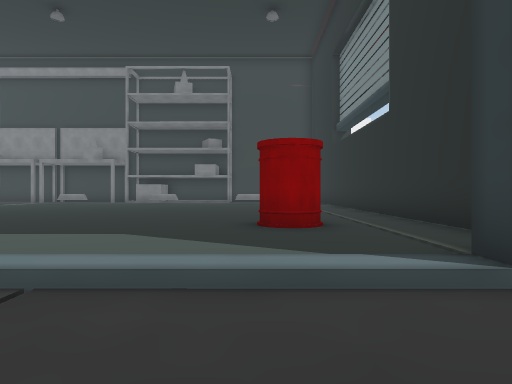
[1] (above)

24 first-person views from a walk through a scene from a Unity 3-D project. The camera is 1.3 m above the floor, looks level and sees 75° across. The floor is counted in squares, 2 m on a side. Each view is taken from the middle of a square. On the plan, view 1 faces up. The plan holds only what a view shows up to about 10 squares ahead; the rest is blank. The place goes on beyond the plan.

[2]
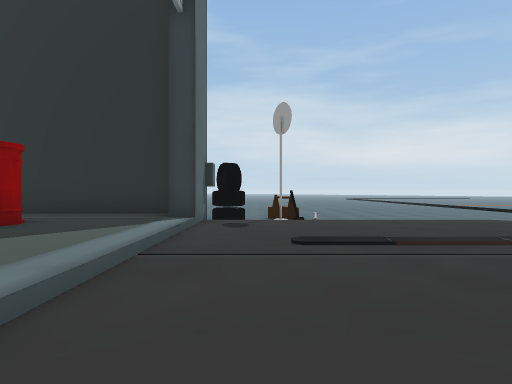

[3]
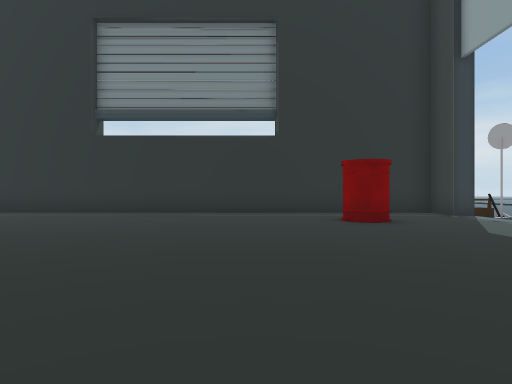

[4]
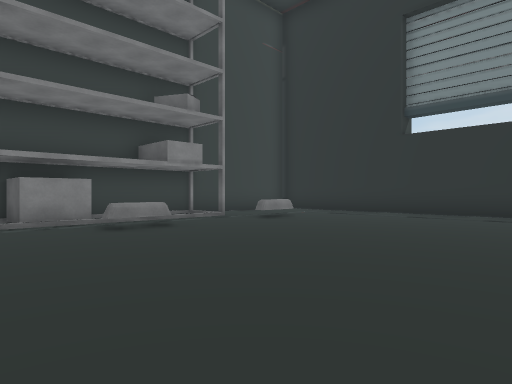

[5]
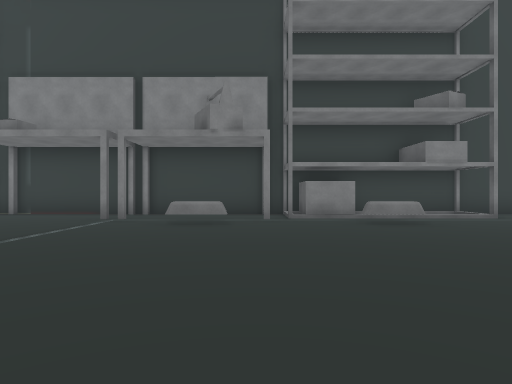

[6]
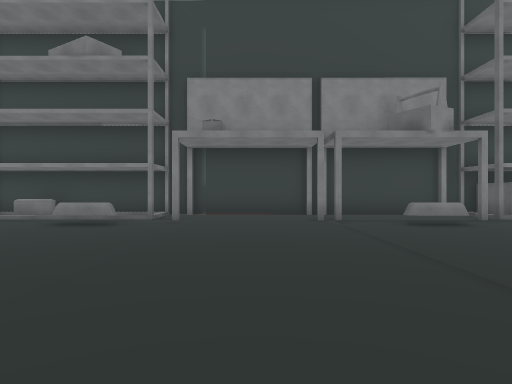

[7]
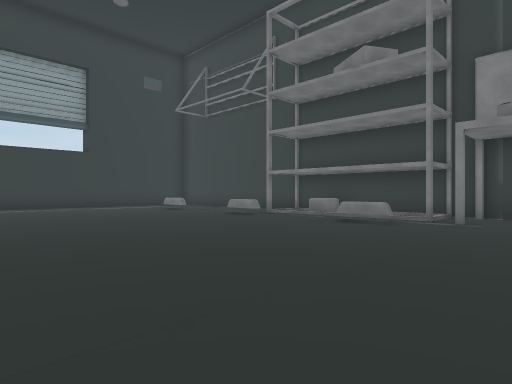

[8]
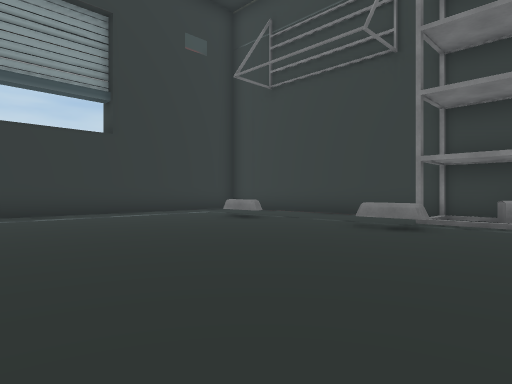

[9]
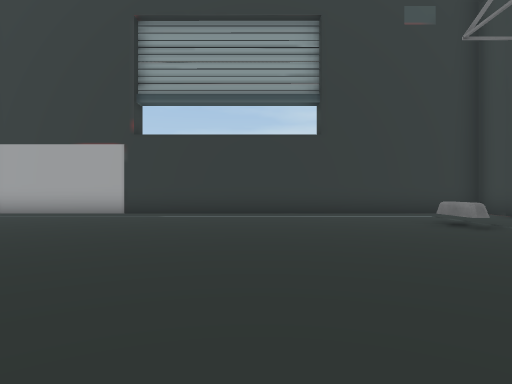

[10]
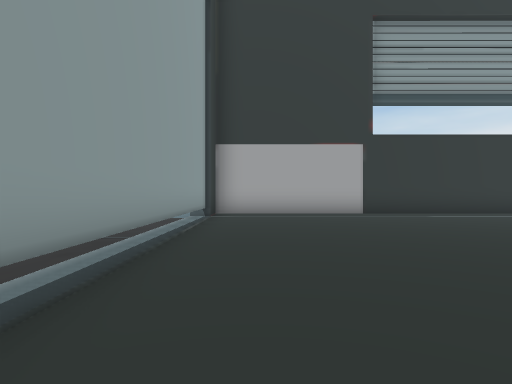

[11]
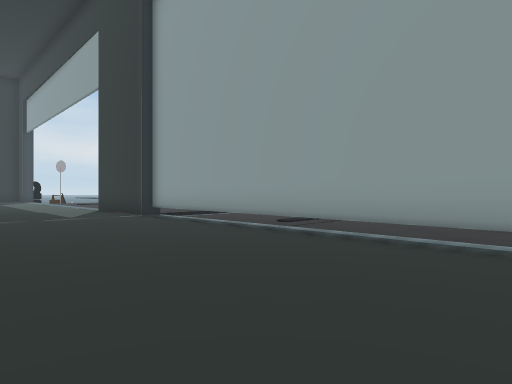

[12]
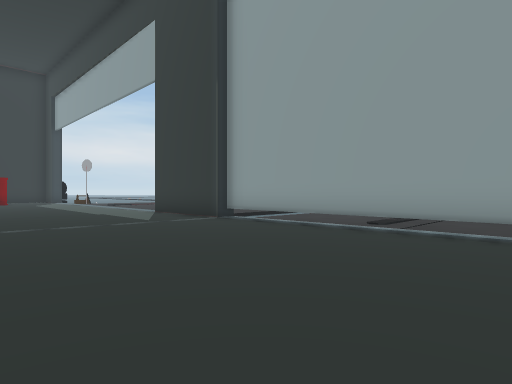

[13]
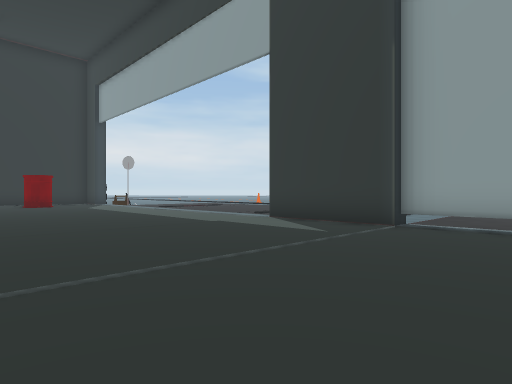

[14]
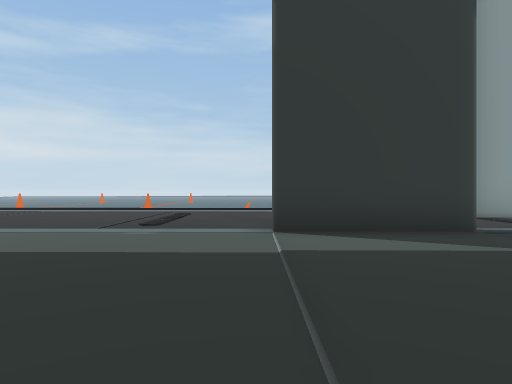

[15]
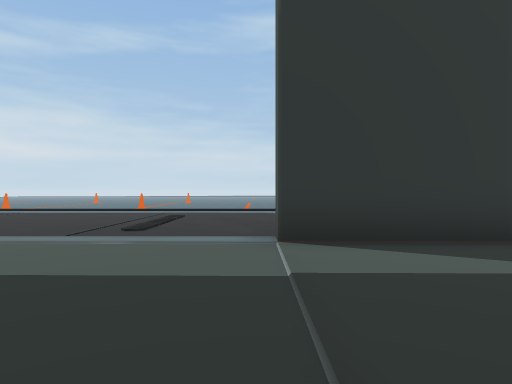

[16]
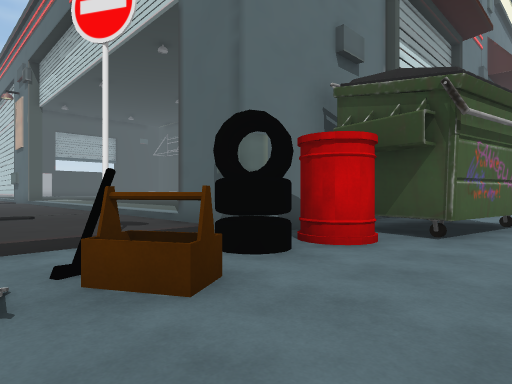

[17]
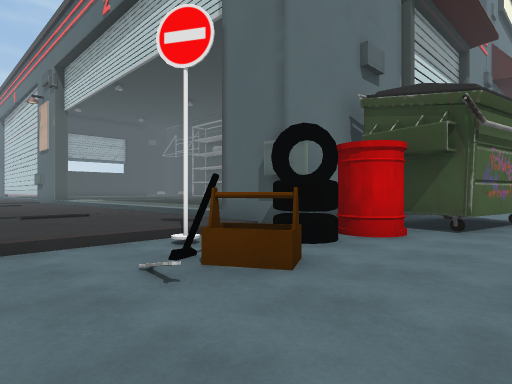

[18]
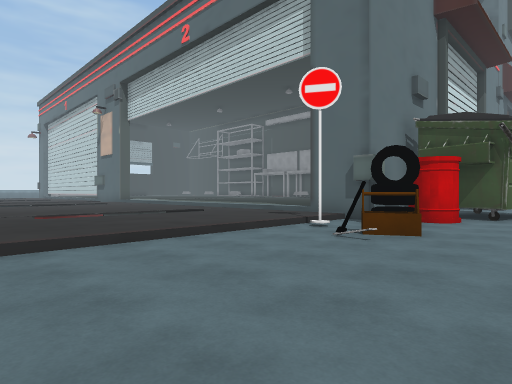

[19]
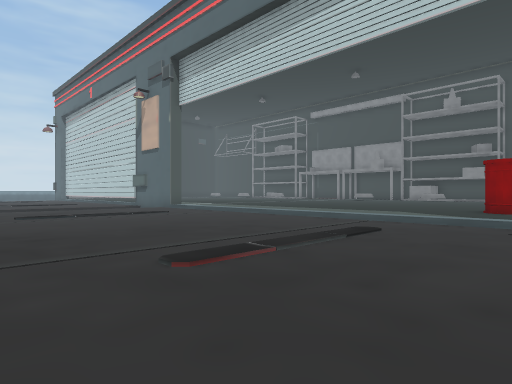

[20]
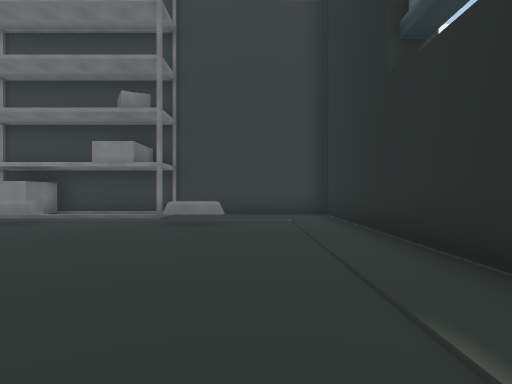

[21]
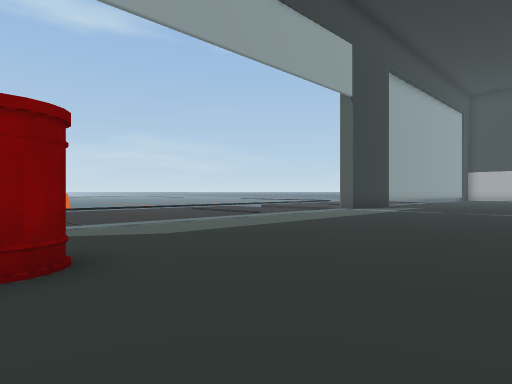

[22]
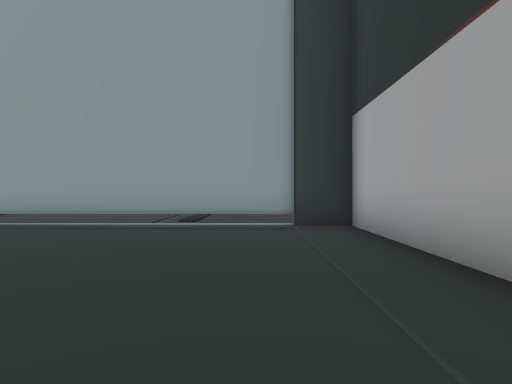

[23]
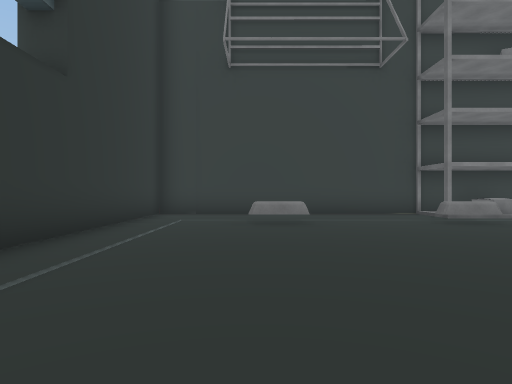

[24]
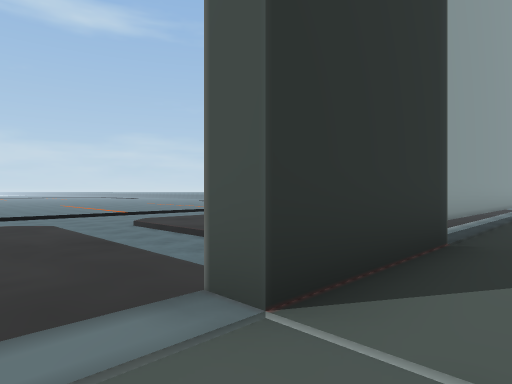

### Floor plan
Key: @ floor where view 1 was taken; # wall or solid block; . main floor; - floor 0.25 m lower than the main floor; _ floor 0.5 m lower than the main floor; / step, stairs or slope; = window, fence, low wall or low ledge; ^ raised ledge; B barrel; T tire; H thing the floor can be seen under or through; O other object.
Columns run from 27 left of view 1 to 7 right of it. Each row starts with its distance up from view 1.
 18 ###############################
 17 #........^............#   ....#
 16 #.......#///#....#...##///#...#
 15 #..==..==..^=.....=^../^..=^..#
 14 #.............................#O
 13 #.............................#
 12 #.............................#
 11 #.............................#
 10 #.............................#
  9 #................  ...........#
  8 #.............................#___
  7 #.............................#_ #
  6 #..........................BB.#^ #
  5 #...........................B.#  ^
  4 #.............................###_
  3 #HHHHHHHHHHHHHH##............###B__
  2 /---------/--HH /---///////////T___
  1  ---------/---/ /---/---------/____
  0  ---------/---/_/---/------@--OOO__
 -1  ---------/---/_/---/---------/____
 -2          -/  -/_/---/---------/____
 -3              -/_/---/---------/____
 -4              -/_/- -/---------/____
 -5              //_//       /////_____

Positions as (right, up) in squares from view 1, and headings:
1: (0, 0), facing up
2: (-5, 1), facing right
3: (-7, 8), facing right
4: (-7, 9), facing up-right
5: (-7, 8), facing up
6: (-12, 8), facing up
7: (-12, 8), facing up-left
8: (-17, 9), facing up-left
9: (-17, 11), facing left
10: (-17, 4), facing left
11: (-22, 7), facing down-right
12: (-20, 8), facing down-right
13: (-16, 9), facing down-right
14: (-10, 8), facing down
15: (-10, 7), facing down
16: (7, -1), facing up-left
17: (7, -2), facing up-left
18: (7, -5), facing up-left
19: (2, -5), facing up-left
20: (1, 8), facing up
21: (1, 9), facing down-left
22: (-25, 9), facing down
23: (-24, 8), facing up
24: (-9, 4), facing down-left
